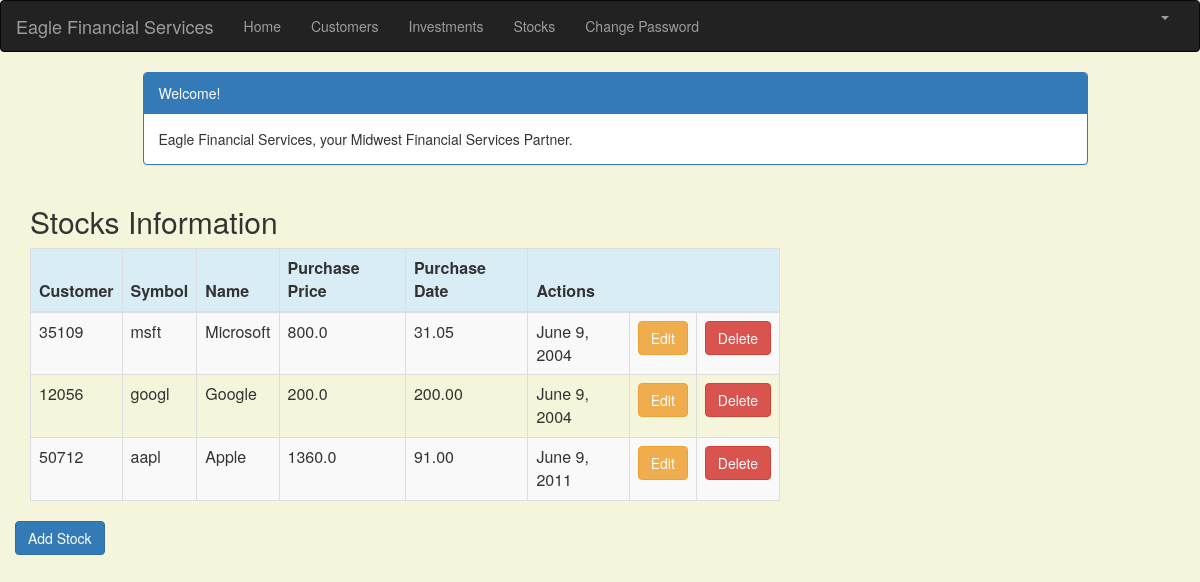
/stock_list (signed in), run on the app's committed database.
### portfolio/models.py (models this page shows, shortened)
class Stock(models.Model):
    customer = models.ForeignKey(Customer, on_delete=models.CASCADE, related_name='stocks')
    symbol = models.CharField(max_length=10)
    name = models.CharField(max_length=50)
    shares = models.DecimalField (max_digits=10, decimal_places=1)
    purchase_price = models.DecimalField(max_digits=10, decimal_places=2)
    purchase_date = models.DateField(default=timezone.now, blank=True, null=True)

class Customer(models.Model):
    name = models.CharField(max_length=50)
    address = models.CharField(max_length=200)
    cust_number = models.IntegerField(blank=False, null=False)
    city = models.CharField(max_length=50)
    state = models.CharField(max_length=50)
    zipcode = models.CharField(max_length=10)
    email = models.EmailField(max_length=200)
    cell_phone = models.CharField(max_length=50)
    created_date = models.DateTimeField(
        default=timezone.now)
    updated_date = models.DateTimeField(auto_now_add=True)
    def __str__(self):
        return str(self.cust_number)

### portfolio/views.py (the view)
# urls.py: path('stock_list', views.stock_list, name='stock_list'),
@login_required
def stock_list(request):
    stocks = Stock.objects.filter(purchase_date__lte=timezone.now())
    return render(request, 'portfolio/stock_list.html', {'stocks': stocks})

### portfolio/templates/portfolio/stock_list.html (shortened to what this page needs)
{% extends 'portfolio/base.html' %}
{% block content %}
    <html>
    <head>
        <link rel="stylesheet" href="https://maxcdn.bootstrapcdn.com/bootstrap/3.3.4/css/bootstrap.min.css">
    </head>
    <body>
    <div class="container">
        <div class="row">
            <div class="col-md-10 col-md-offset-1">
                <div class="panel panel-primary">
                    <div class="panel-heading">Welcome!</div>
                    <div class="panel-body">
                        Eagle Financial Services, your Midwest Financial Services Partner.
                    </div>
                </div>
            </div>
        </div>
    </div>
    <div class="row">
        <h2 style="padding-left: 15Px">Stocks Information</h2>
    </div>
    <div>
        <table class="table table-striped table-bordered table-hover">
            <thead>
            <tr class="bg-info">
                <th>Customer</th>
                <th>Symbol</th>
                <th>Name</th>
                <th>Purchase Price</th>
                <th>Purchase Date</th>
                <th colspan="3">Actions</th>
            </tr>
            </thead>
            <tbody>
            {% for stock in stocks %}
                <tr>
                    <td>{{ stock.customer }}</td>
                    <td>{{ stock.symbol }}</td>
                    <td>{{ stock.name }}</td>
                    <td>{{ stock.shares }}</td>
                    <td>{{ stock.purchase_price }}</td>
                    <td>{{ stock.purchase_date }}</td>
                    <td><a href="{% url 'portfolio:stock_edit' pk=stock.pk %}" class="btn btn-warning">Edit</a>
                    <td><a href="{% url 'portfolio:stock_delete' pk=stock.pk %}"
                           onclick="return confirm('Are you sure you want to delete?')"
                           class="btn btn-danger">Delete</a>
                    </td>
                </tr>
            {% endfor %}
            </tbody>
           </table>
        <div class="row">
            <a href="{% url 'portfolio:stock_new' %}" class="row"><span
                class="btn btn-primary">Add Stock</span></a>
        </div>
    </div>
    </body>
    </html>
{% endblock %}

### portfolio/templates/portfolio/stock_list.html (style rules this page uses)
body { background-color: beige; }

### data on the page
Stock: customer "35109", symbol "msft", name "Microsoft", shares "800.0", purchase_price "31.05", purchase_date "June 9, 2004"
Stock: customer "12056", symbol "googl", name "Google", shares "200.0", purchase_price "200.00", purchase_date "June 9, 2004"
Stock: customer "50712", symbol "aapl", name "Apple", shares "1360.0", purchase_price "91.00", purchase_date "June 9, 2011"
